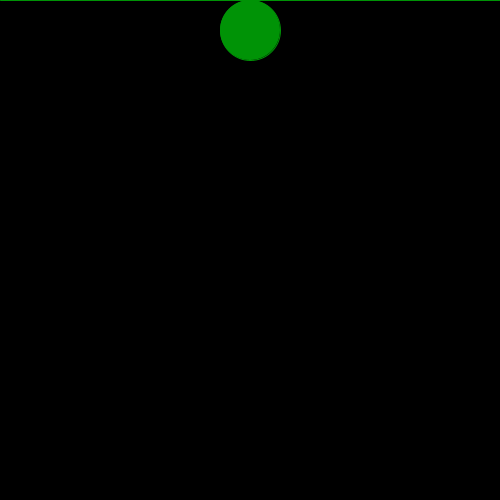
Frame 1 (no input)
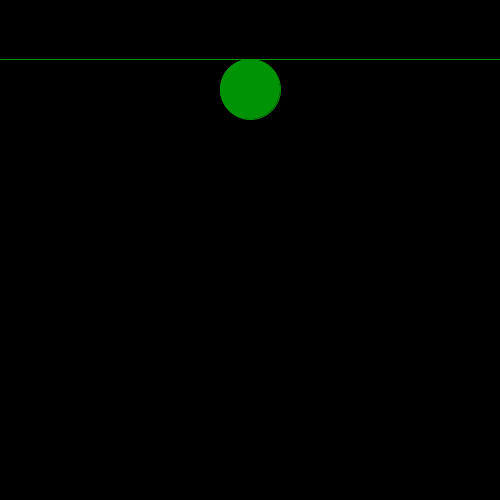
Frame 60 (the mouse pressed at the canvas centre just before this capture)
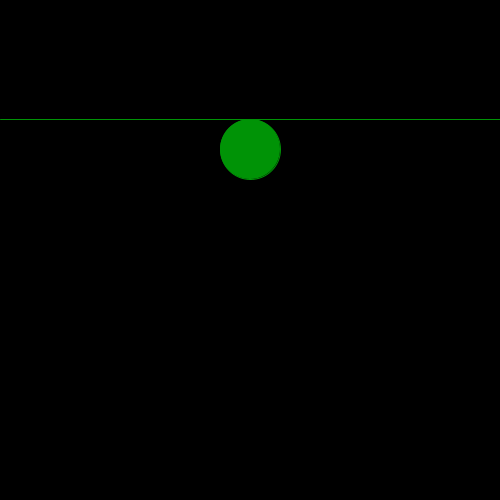
Frame 120 (the mouse held since frame 60 and released just before this capture)

The Processing sketch that drew these frames (run headless with seeded random() and noise(); from frame 60 on, the mouse is pressed at the canvas centre):

// Processing sketch: Ejercicio_19
// ── Ejercicio_19.pde
int posY;
int incremento=1;
int distanciaRadio=30;
void setup(){
  size (500,500); //Tamaño del lienzo
  posY=0;
  frameRate(120);
  }
 
 void draw(){
   background(0); //Color del fondo de el lienzo 
     stroke(#009306);
     line(0,posY,width,posY); //Dibuja la linea 
     fill(#009306);     
     ellipse(width/2,posY+distanciaRadio,60,60);
   posY+=incremento; // incrementa en uno la variable
      if(posY>=height || posY<=0){ 
     incremento*=-1;
     distanciaRadio*=-1;
   }
   }
